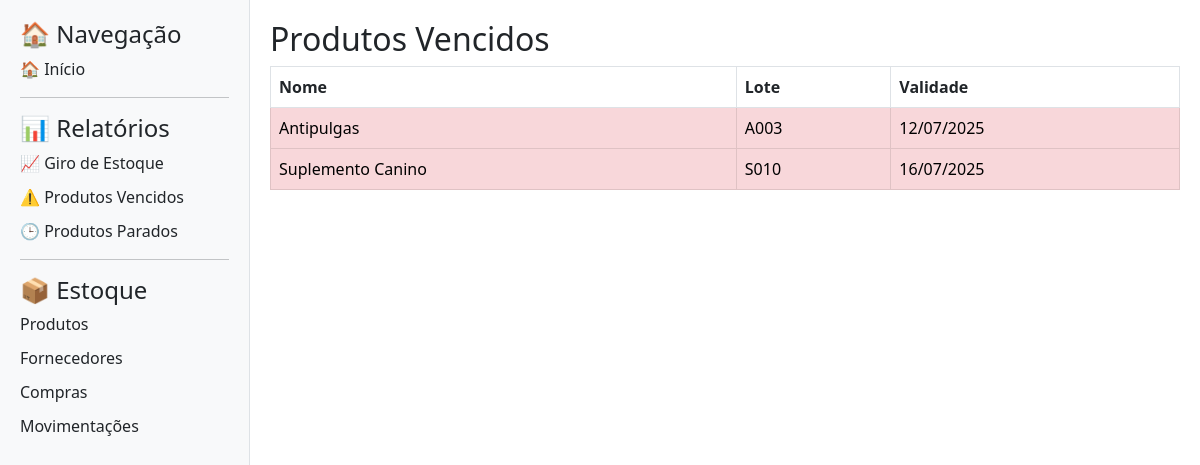
The page /relatorios/vencidos on the database its author committed.
### app/models.py (models this page shows)
class Produto(db.Model):
    id = db.Column(db.Integer, primary_key=True)
    nome = db.Column(db.String(100), nullable=False)
    lote = db.Column(db.String(50))
    validade = db.Column(db.Date)
    quantidade = db.Column(db.Integer, default=0)
    estoque_minimo = db.Column(db.Integer, default=10)
    estoque_maximo = db.Column(db.Integer, default=100)

### app/routes.py (the view)
@app.route("/relatorios/vencidos")
def relatorio_vencidos():
    vencidos = Produto.query.filter(Produto.validade != None, Produto.validade < date.today()).all()
    return render_template("relatorio_vencidos.html", produtos=vencidos)

### app/templates/relatorio_vencidos.html
{% extends 'base.html' %}
{% block content %}
<h2>Produtos Vencidos</h2>
<table class="table table-bordered">
    <thead>
        <tr>
            <th>Nome</th>
            <th>Lote</th>
            <th>Validade</th>
        </tr>
    </thead>
    <tbody>
        {% for p in produtos %}
        <tr class="table-danger">
            <td>{{ p.nome }}</td>
            <td>{{ p.lote }}</td>
            <td>{{ p.validade.strftime('%d/%m/%Y') }}</td>
        </tr>
        {% endfor %}
    </tbody>
</table>
{% endblock %}

### app/static/style.css (style rules this page uses)
body { display: flex; }

### rows shown on the page
Produto: nome "Antipulgas", lote "A003", validade "12/07/2025"
Produto: nome "Suplemento Canino", lote "S010", validade "16/07/2025"
